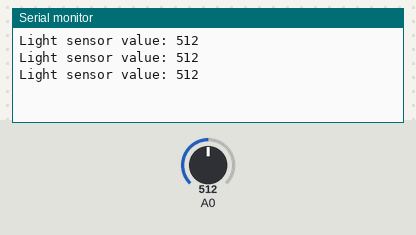
Recording of a sketch running on a simulated Arduino Uno, built with avr-gcc and run on an emulated ATmega328P. Parts: the last lines printed to the serial monitor. Inputs (shaded band) come from the test bench; at power-on: A0 = 512.

Above: at 1.3 s.
1.4 s: A0 set to 716
At 1.9 s:
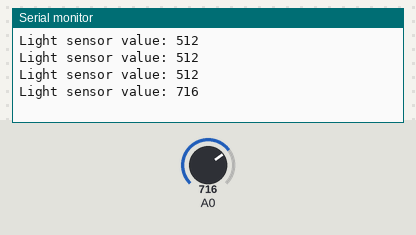
2.9 s: A0 set to 900
At 3.4 s:
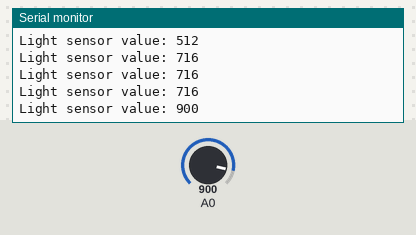
Timing chart, 0 to 5.9 s (numbered marks = the images above; inputs shaded):
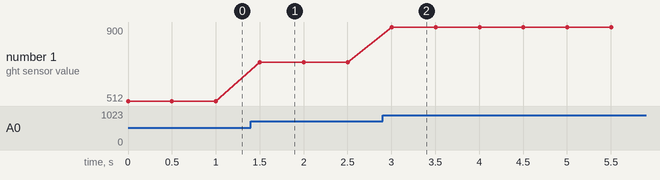

Measured:
- after the input at 1.4 s, the serial monitor: prints a new line after 0.10 s (image 1)
- after the input at 2.9 s, the serial monitor: prints a new line after 0.10 s (image 2)
- plotted number 1: 512 → 716 after the input at 1.4 s, 716 → 900 after the input at 2.9 s

The sketch:

light_sensor.ino
```cpp
void setup() {
    // Initialize serial communication
    Serial.begin(9600);
}

void loop() {
    // Read the analog value from the photoresistor
    int lightValue = analogRead(A0);

    // Print the value to the serial monitor
    Serial.print("Light sensor value: ");
    Serial.println(lightValue);

    // Wait for a short period before next reading
    delay(500);
}
```
